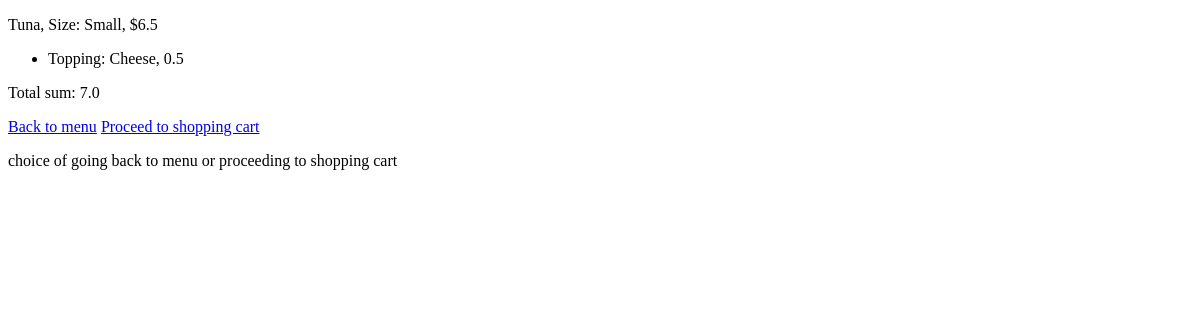
The app's page /24/last_added_item/, older data.
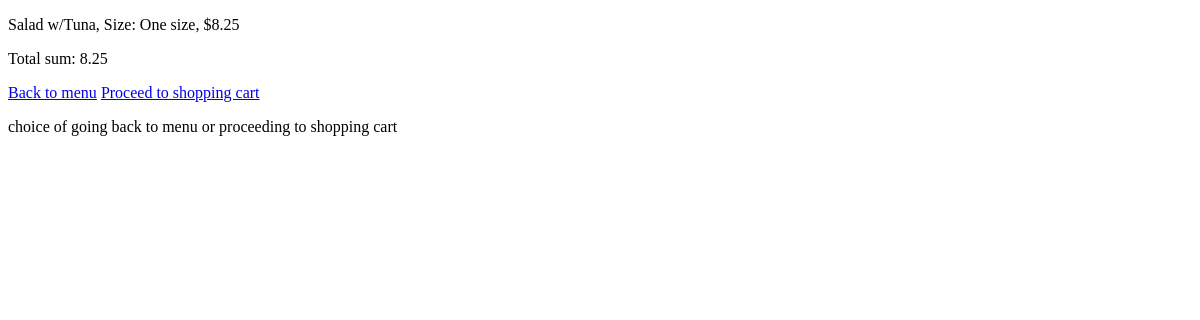
The same page, newer data.
### orders/models.py (models this page shows, shortened)
class OrderItem(models.Model):
    order = models.ForeignKey(Order,
        on_delete=models.CASCADE)
    dish = models.ForeignKey(Dish,
        on_delete=models.PROTECT)
    price = models.FloatField()
    def calculate_total_price(self):
        price = self.price
        for extra in self.orderitemextra_set.all():
                price += extra.price
        return price

class Dish(models.Model):
    subtype = models.ForeignKey(Subtype,
        on_delete=models.CASCADE)
    size = models.ForeignKey(Size,
        on_delete=models.CASCADE)
    price = models.FloatField()
    def __str__(self):
        return f"{self.subtype}, {self.size}, ${self.price}"

class Subtype(models.Model):
    food_type = models.ForeignKey(FoodType,
        on_delete=models.CASCADE)
    name = models.CharField(max_length=100)
    number_of_extras = models.IntegerField()
    def __str__(self):
        return f"{self.name}"

class Size(models.Model):
    size = models.CharField(max_length=64)
    def __str__(self):
        return f"Size: {self.size}"

class OrderItemExtra(models.Model):
    order_item = models.ForeignKey(OrderItem,
        on_delete=models.CASCADE)
    extra = models.ForeignKey(Extra,
        on_delete=models.PROTECT)
    price = models.FloatField()

class Extra(models.Model):
    subtype = models.ForeignKey(Subtype,
        on_delete=models.CASCADE)
    extra_type = models.ForeignKey(ExtraType,
        on_delete=models.CASCADE)
    price = models.FloatField()

class ExtraType(models.Model):
    name = models.CharField(max_length=100)
    def __str__(self):
        return f"{self.name}"

### orders/views.py (the view)
# urls.py: path('<int:order_id>/last_added_item/', views.last_added_item, name='last_added_item'),
def last_added_item(request, order_id):
    last_item_in_order = Order.objects.get(pk=order_id).orderitem_set.all().last()
    price = last_item_in_order.calculate_total_price()
    context = {
    "order_item": last_item_in_order,
    "price": price,
    }
    return render(request, "orders/check.html", context)

### orders/templates/orders/check.html (shortened to what this page needs)
<!DOCTYPE html>
<html>
<head>
</head>
<body>
	<p>{{ order_item.dish }}</p>
	{% if order_item.orderitemextra_set.all %}
		<ul>
			{% for extra in order_item.orderitemextra_set.all %}
			<li>Topping: {{ extra.extra.extra_type }}, {{ extra.price }}</li>
			{% endfor %}
		</ul>
	{% endif %}
	<p>Total sum: {{ price }}</p>
	<a href="/">Back to menu</a>
	<a href="{% url 'shopping_cart' %}">Proceed to shopping cart</a>
	<p>choice of going back to menu or proceeding to shopping cart</p>
</body>
</html>

Row changes from the older to the newer data that the page shows:
no longer on this page (row unchanged): OrderItem: dish "Tuna, Size: Small, $6.5"
no longer on this page (row unchanged): OrderItemExtra: extra.extra_type "Cheese", price "0.5"
added OrderItem: dish "Salad w/Tuna, Size: One size, $8.25", price "8.25"
Text that changed along with them:
{{ price }}: "7.0" → (not shown)
